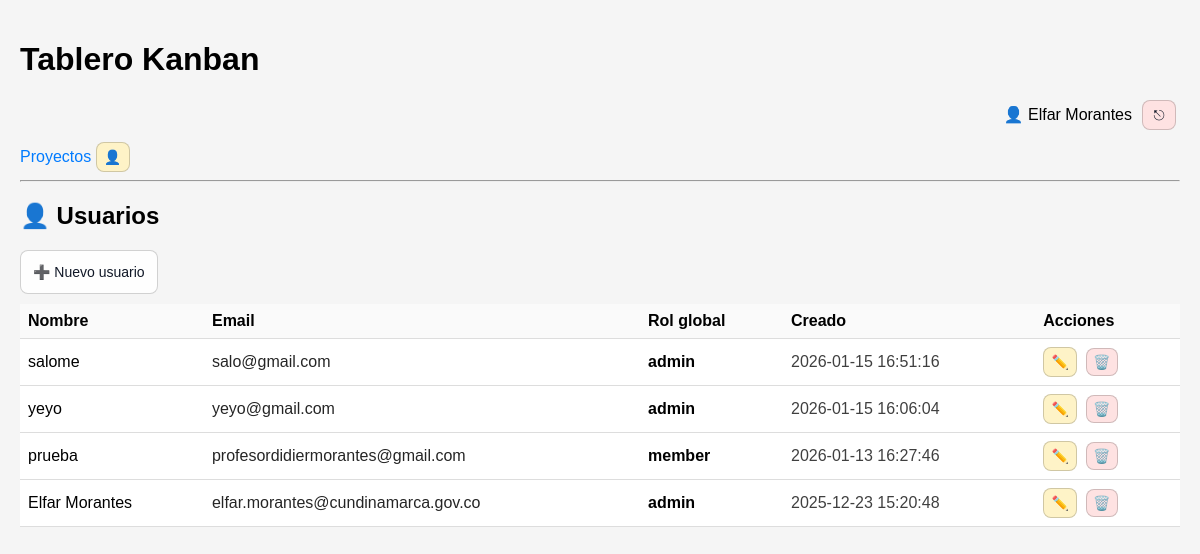
The app's page /?controller=users&action=index (signed in) with its own data.
### tables this page shows
CREATE TABLE `users` (
  `id` int(11) NOT NULL,
  `name` varchar(120) NOT NULL,
  `email` varchar(190) NOT NULL,
  `password_hash` varchar(255) NOT NULL,
  `role` enum('owner','admin','member','viewer') NOT NULL DEFAULT 'member',
  `created_at` datetime NOT NULL DEFAULT current_timestamp()
);

### core/BaseController.php (called while the page is built, shortened)
<?php
abstract class BaseController
{
    protected function render(string $view, array $params = []): void
    {
        include __DIR__ . '/../app/views/layout.php';
    }
}

### app/controllers/UsersController.php (called while the page is built, shortened)
<?php
require_once __DIR__ . '/../../core/BaseController.php';
require_once __DIR__ . '/../../core/Auth.php';
require_once __DIR__ . '/../models/User.php';
class UsersController extends BaseController
{
    public function index(): void
    {
        $users = User::all();
        $this->render('users/index', [
            'users' => $users,
            'error' => $_GET['error'] ?? '',
            'ok'    => $_GET['ok'] ?? ''
        ]);
    }
}

### public/index.php (called while the page is built, shortened)
<?php
$actionName     = $_GET['action'] ?? 'index';
$controller = new $controllerClass();
try {
    $controller->$actionName();
} catch (Exception $e) {
    echo "<h1>Error</h1>";
    echo "<p>" . htmlspecialchars($e->getMessage()) . "</p>";
}

### core/Auth.php (called while the page is built, shortened)
<?php
class Auth
{
    public static function userId(): ?int
    {
        return isset($_SESSION['user_id']) ? (int)$_SESSION['user_id'] : null;
    }
    public static function check(): bool
    {
        return self::userId() !== null;
    }
    public static function role(): string
    {
        return $_SESSION['user_role'] ?? 'member';
    }
}

### config/db.php (called while the page is built)
<?php
class Database
{
    private static ?\PDO $connection = null;
    public static function getConnection(): \PDO
    {
        if (self::$connection === null) {
            $host = 'localhost';
            $db   = 'kanban_db';
            $user = 'root';
            $pass = '';
            $dsn  = "mysql:host=$host;dbname=$db;charset=utf8mb4";
            self::$connection = new PDO($dsn, $user, $pass, [
                PDO::ATTR_ERRMODE            => PDO::ERRMODE_EXCEPTION,
                PDO::ATTR_DEFAULT_FETCH_MODE => PDO::FETCH_ASSOC
            ]);
            self::$connection->exec("SET time_zone = '-05:00'");
        }
        return self::$connection;
    }
}

### app/models/User.php (called while the page is built, shortened)
<?php
require_once __DIR__ . '/../../config/db.php';
class User
{
    private static function db(): PDO { return Database::getConnection(); }
    public static function find(int $id): ?array
    {
        $stmt = self::db()->prepare("SELECT id,name,email,role FROM users WHERE id=? LIMIT 1");
        $stmt->execute([$id]);
        $u = $stmt->fetch();
        return $u ?: null;
    }
    public static function all(): array
    {
        $stmt = self::db()->query("SELECT id, name, email, role, created_at FROM users ORDER BY id DESC");
        return $stmt->fetchAll();
    }
}

### app/views/users/index.php (the view, shortened to what this page needs)
<h2>👤 Usuarios</h2>
<div style="margin: 10px 0;">
  <a class="btn-icon" style="width:auto;padding:8px 12px;"
     href="<?= BASE_URL ?>?controller=users&action=create">➕ Nuevo usuario</a>
</div>
<table style="width:100%;border-collapse:collapse;">
  <thead>
    <tr style="text-align:left;border-bottom:1px solid rgba(0,0,0,.12);">
      <th style="padding:8px;">Nombre</th>
      <th style="padding:8px;">Email</th>
      <th style="padding:8px;">Rol global</th>
      <th style="padding:8px;">Creado</th>
      <th style="padding:8px;">Acciones</th>
    </tr>
  </thead>
  <tbody>
    <?php foreach ($users as $u): ?>
      <tr style="border-bottom:1px solid rgba(0,0,0,.06);">
        <td style="padding:8px;"><?= htmlspecialchars($u['name']) ?></td>
        <td style="padding:8px;opacity:.85;"><?= htmlspecialchars($u['email']) ?></td>
        <td style="padding:8px;"><strong><?= htmlspecialchars($u['role']) ?></strong></td>
        <td style="padding:8px;opacity:.75;"><?= htmlspecialchars($u['created_at'] ?? '') ?></td>
        <td style="padding:8px;white-space:nowrap;">
            <a class="btn-action edit tip" data-tip="Editar"
                href="<?= BASE_URL ?>?controller=users&action=edit&id=<?= (int)$u['id'] ?>">✏️</a>
            <form method="POST" action="<?= BASE_URL ?>?controller=users&action=destroy" style="display:inline;">
                <button class="btn-action del tip" data-tip="Eliminar"
                        onclick="return confirm('¿Eliminar este usuario?');">🗑️</button>
            </form>
        </td>
      </tr>
    <?php endforeach; ?>
  </tbody>
</table>

### app/views/layout.php (shortened to what this page needs)
<!DOCTYPE html>
<html lang="es">
<head>
</head>
<body>
<header>
    <h1>Tablero Kanban</h1>
<nav>
    <?php
    require_once __DIR__ . '/../../core/Auth.php';
    require_once __DIR__ . '/../models/User.php';
    ?>
    <?php if (Auth::check()): ?>
      <?php $u = User::find(Auth::userId()); ?>
      <div style="display:flex;justify-content:flex-end;align-items:center;gap:10px;margin-bottom:12px;">
        <span class="tip" data-tip="<?= htmlspecialchars($u['email'] ?? '') ?>">
          👤 <?= htmlspecialchars($u['name'] ?? 'Usuario') ?>
        </span>
        <a href="<?= BASE_URL ?>?controller=auth&action=logout"
          class="btn-action del tip"
          data-tip="Cerrar sesión">
          ⎋
        </a>
      </div>
    <?php endif; ?>
</nav>
    <nav>
        <a href="<?= BASE_URL ?>?controller=projects&action=index">Proyectos</a>
            <?php if (Auth::check() && in_array(Auth::role(), ['owner','admin'], true)): ?>
              <a href="<?= BASE_URL ?>?controller=users&action=index"
                class="btn-action edit tip"
                data-tip="Administrar usuarios">👤</a>
            <?php endif; ?>
    </nav>
    <hr>
</header>
<main>
    <?php include $viewFile; ?>
</main>
</body>
</html>

### app/views/layout.php (style rules this page uses)
body { font-family: Arial, sans-serif; margin: 0; padding: 20px; background: #f5f5f5; }
header { margin-bottom: 20px; }
a { text-decoration: none; color: #007bff; }
table { width: 100%; border-collapse: collapse; background: #fff; }
th, td { padding: 8px; border-bottom: 1px solid #ddd; }
th { background: #fafafa; text-align: left; }
form { margin-top: 8px; margin-bottom: 8px; }
button { padding: 5px 10px; border: none; border-radius: 4px; background: #007bff; color: #fff; cursor: pointer; font-size: 14px; }
.btn-icon { width: 30px; height: 26px; display: inline-flex; align-items: center; justify-content: center; border-radius: 8px; border: 1px solid rgba(0,0,0,0.18); background: rgba(255,255,255,0.9); cursor: pointer; color: #111827 !important; font-size: 14px; line-height: 1; }
.btn-action { width: 32px; height: 28px; display: inline-flex; align-items: center; justify-content: center; border-radius: 8px; border: 1px solid rgba(0,0,0,0.18); background: rgba(255,255,255,0.95); color: #111827; cursor: pointer; font-size: 14px; line-height: 1; margin-right: 4px; }
.btn-action.edit { background: #fef3c7; }
.btn-action.del { background: #fee2e2; }
.tip { position: relative; }

### records on screen
users: name "Elfar Morantes", email "elfar.morantes@cundinamarca.gov.co", role "admin", created_at "2025-12-23 15:20:48"
users: name "salome", email "salo@gmail.com", role "admin", created_at "2026-01-15 16:51:16"
users: name "yeyo", email "yeyo@gmail.com", role "admin", created_at "2026-01-15 16:06:04"
users: name "prueba", email "profesordidiermorantes@gmail.com", role "member", created_at "2026-01-13 16:27:46"
